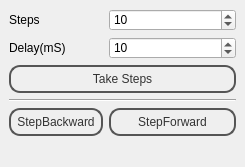
<?xml version="1.0" encoding="UTF-8"?>
<ui version="4.0">
 <class>MainWindow</class>
 <widget class="QMainWindow" name="MainWindow">
  <property name="geometry">
   <rect>
    <x>0</x>
    <y>0</y>
    <width>245</width>
    <height>167</height>
   </rect>
  </property>
  <property name="windowTitle">
   <string>MainWindow</string>
  </property>
  <property name="styleSheet">
   <string notr="true">QPushButton {
color: #333;
border: 2px solid #555;
border-radius: 11px;
padding: 5px;
background: qradialgradient(cx: 0.3, cy: -0.4,
fx: 0.3, fy: -0.4,
radius: 1.35, stop: 0 #fff, stop: 1 #888);
min-width: 80px;
}

QPushButton:pressed {
background: qradialgradient(cx: 0.4, cy: -0.1,
fx: 0.4, fy: -0.1,
radius: 1.35, stop: 0 #fff, stop: 1 #ddd);
}

#centralwidget{
background: qlineargradient(x1: 0, y1: 0, x2: 0, y2: 1,
stop: 0 #abe, stop: 0.7 #aba);
}</string>
  </property>
  <widget class="QWidget" name="centralwidget">
   <layout class="QFormLayout" name="formLayout">
    <item row="0" column="0">
     <widget class="QLabel" name="label">
      <property name="text">
       <string>Steps</string>
      </property>
     </widget>
    </item>
    <item row="0" column="1">
     <widget class="QSpinBox" name="steps">
      <property name="minimum">
       <number>-10000</number>
      </property>
      <property name="maximum">
       <number>10000</number>
      </property>
      <property name="value">
       <number>10</number>
      </property>
     </widget>
    </item>
    <item row="1" column="0">
     <widget class="QLabel" name="label_2">
      <property name="text">
       <string>Delay(mS)</string>
      </property>
     </widget>
    </item>
    <item row="1" column="1">
     <widget class="QSpinBox" name="delay">
      <property name="minimum">
       <number>1</number>
      </property>
      <property name="maximum">
       <number>1000</number>
      </property>
      <property name="value">
       <number>10</number>
      </property>
     </widget>
    </item>
    <item row="4" column="0">
     <widget class="QPushButton" name="pushButton_2">
      <property name="text">
       <string>StepBackward</string>
      </property>
      <property name="shortcut">
       <string>Left</string>
      </property>
     </widget>
    </item>
    <item row="2" column="0" colspan="2">
     <widget class="QPushButton" name="pushButton">
      <property name="text">
       <string>Take Steps</string>
      </property>
     </widget>
    </item>
    <item row="4" column="1">
     <widget class="QPushButton" name="pushButton_3">
      <property name="text">
       <string>StepForward</string>
      </property>
      <property name="shortcut">
       <string>Right</string>
      </property>
     </widget>
    </item>
    <item row="3" column="0" colspan="2">
     <widget class="Line" name="line">
      <property name="orientation">
       <enum>Qt::Horizontal</enum>
      </property>
     </widget>
    </item>
   </layout>
  </widget>
 </widget>
 <resources/>
 <connections>
  <connection>
   <sender>pushButton</sender>
   <signal>clicked()</signal>
   <receiver>MainWindow</receiver>
   <slot>takeSteps()</slot>
   <hints>
    <hint type="sourcelabel">
     <x>200</x>
     <y>90</y>
    </hint>
    <hint type="destinationlabel">
     <x>242</x>
     <y>95</y>
    </hint>
   </hints>
  </connection>
  <connection>
   <sender>pushButton_2</sender>
   <signal>clicked()</signal>
   <receiver>MainWindow</receiver>
   <slot>stepBackward()</slot>
   <hints>
    <hint type="sourcelabel">
     <x>54</x>
     <y>141</y>
    </hint>
    <hint type="destinationlabel">
     <x>37</x>
     <y>157</y>
    </hint>
   </hints>
  </connection>
  <connection>
   <sender>pushButton_3</sender>
   <signal>clicked()</signal>
   <receiver>MainWindow</receiver>
   <slot>stepForward()</slot>
   <hints>
    <hint type="sourcelabel">
     <x>216</x>
     <y>143</y>
    </hint>
    <hint type="destinationlabel">
     <x>228</x>
     <y>162</y>
    </hint>
   </hints>
  </connection>
 </connections>
 <slots>
  <slot>takeSteps()</slot>
  <slot>stepForward()</slot>
  <slot>stepBackward()</slot>
 </slots>
</ui>
